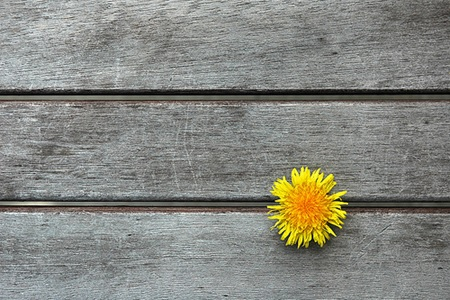
%> input picture Lab8/flower.jpg, 450 x 300 px
$ octave Lab8.m   (GNU Octave 9; MATLAB toolbox functions it lacks are replaced by stand-ins)
%> lines starting %> are read from the running program, lines starting %| are printed output that depends on the picture
%> further down, img is the input picture: size 300x450x3 uint8; mean R, G, B 133.9, 134.8, 127.8
### Lab8/saliency.m
function [ sm ] = saliency( img )
%SALIENCY Summary of this function goes here
gaussian_kernel = fspecial('gaussian', [10 10], 5);
img_gaussian = imfilter(img, gaussian_kernel, 'replicate');
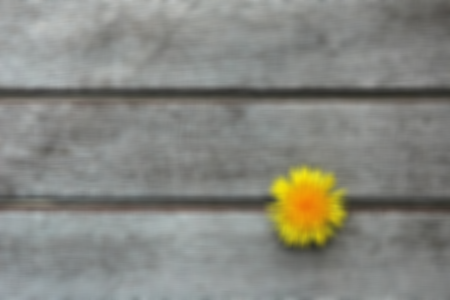
%> img_gaussian: size 300x450x3 uint8; mean R, G, B 133.8, 134.7, 127.8
% Perform RGB to Lab color space conversion
lab = rgb2lab(img_gaussian);
%> lab: size 300x450x3 double; mean of channels 1, 2, 3 55.9, -1.2, 3.3
% Compute Lab average values
l = double(lab(:,:,1)); lm = mean(mean(l));
%> after `l = double(lab(:,:,1))`:
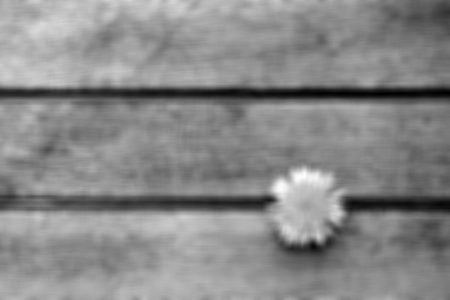
%> l: size 300x450 double; min 18.28, max 88.26, mean 55.9; drawn with min black and max white
%> after `lm = mean(mean(l))`: lm = 55.86
a = double(lab(:,:,2)); am = mean(mean(a));
%> after `a = double(lab(:,:,2))`:
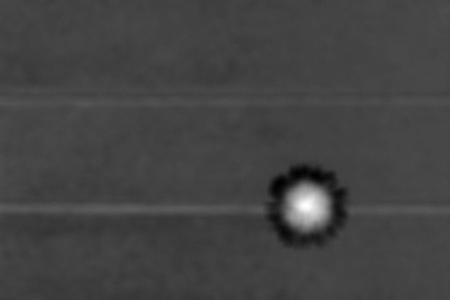
%> a: size 300x450 double; min -15.64, max 38.76, mean -1.2; drawn with min black and max white
%> after `am = mean(mean(a))`: am = -1.17
b = double(lab(:,:,3)); bm = mean(mean(b));
%> after `b = double(lab(:,:,3))`:
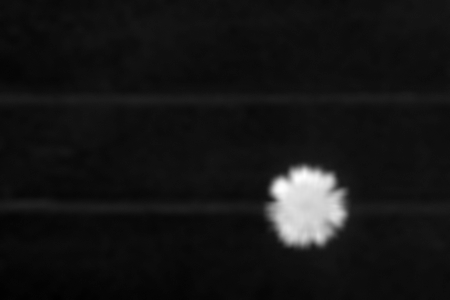
%> b: size 300x450 double; min -4.47, max 86.03, mean 3.3; drawn with min black and max white
%> after `bm = mean(mean(b))`: bm = 3.28
% Compute the saliency map
sm = (l-lm).^2 + (a-am).^2 + (b-bm).^2;
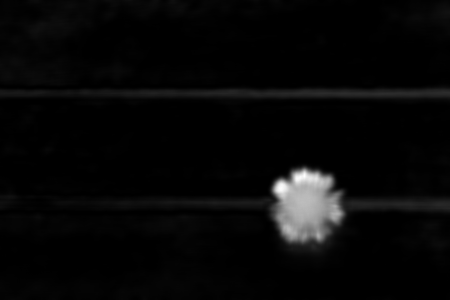
%> sm: size 300x450 double; min 0.0125, max 7999.4, mean 253.9; drawn with min black and max white
end

### Lab8/Lab8.m
close all;
clear all;
clc;

img = imread("flower.jpg");
figure, imshow(img);

sm = saliency(img);
figure, imshow(sm,[]);

[height, width] = size(sm);
%> height = 300; width = 450
new_height = height*2/3;
%> new_height = 200
new_width = width*2/3;
%> new_width = 300

height_values = sum(sm');
%> height_values = 300 values, max 584068.5 at index 204, min 5961 at index 127, mean 114244
width_values = sum(sm);
%> width_values = 450 values, max 437271.1 at index 305, min 23487.4 at index 264, mean 76162.6

[~,ind1] = sort(height_values);
%> ind1 = 300 values, max 300 at index 151, min 1 at index 212, mean 150.5
[~,ind2] = sort(width_values);
%> ind2 = 450 values, max 450 at index 369, min 1 at index 315, mean 225.5

img(ind1(1:height - new_height),:,:) = [];
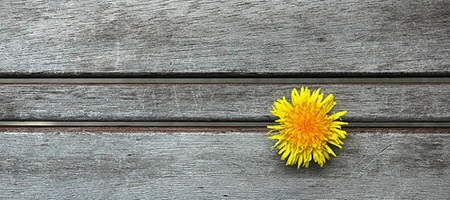
%> img: size 200x450x3 uint8; mean R, G, B 133.9, 134.3, 124.9
figure, imshow(img);

img(:,ind2(1:width - new_width),:) = [];
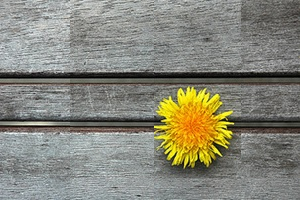
%> img: size 200x300x3 uint8; mean R, G, B 134.4, 133.7, 120.7
figure, imshow(img);

$ run again, with Lab8/ud1.jpg copied over Lab8/flower.jpg
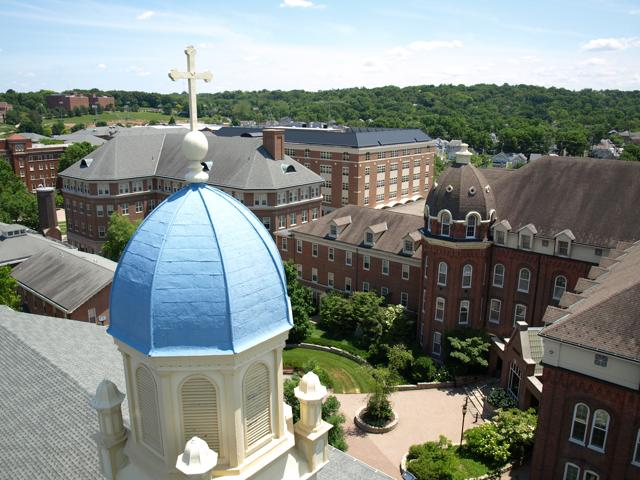
%> input picture Lab8/ud1.jpg, 640 x 480 px
%> img is the input picture: size 480x640x3 uint8; mean R, G, B 129.3, 135.8, 130.7
%> lab: size 480x640x3 double; mean of channels 1, 2, 3 54.8, -2.8, 2.6
%> lm = 54.78
%> am = -2.8
%> bm = 2.55
%> in saliency, `sm = (l-lm).^2 + (a-am).^2 + (b-bm).^2;`:
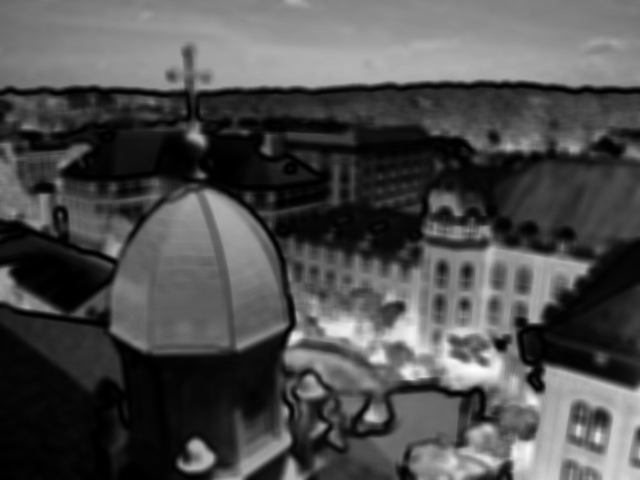
%> sm: size 480x640 double; min 0.0589, max 2882.8, mean 888.4; drawn with min black and max white
%> height_values = 480 values, max 1142922.3 at index 64, min 160605.4 at index 93, mean 568571.4
%> width_values = 640 values, max 603934.5 at index 455, min 239268.3 at index 67, mean 426428.5
%> ind1 = 480 values, max 480 at index 254, min 1 at index 398, mean 240.5
%> ind2 = 640 values, max 640 at index 413, min 1 at index 97, mean 320.5
%> `img(:,ind2(1:width - new_width),:) = [];`:
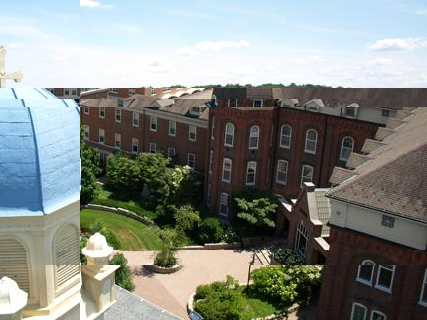
%> img: size 320x427x3 uint8; mean R, G, B 134, 138.7, 133.2
